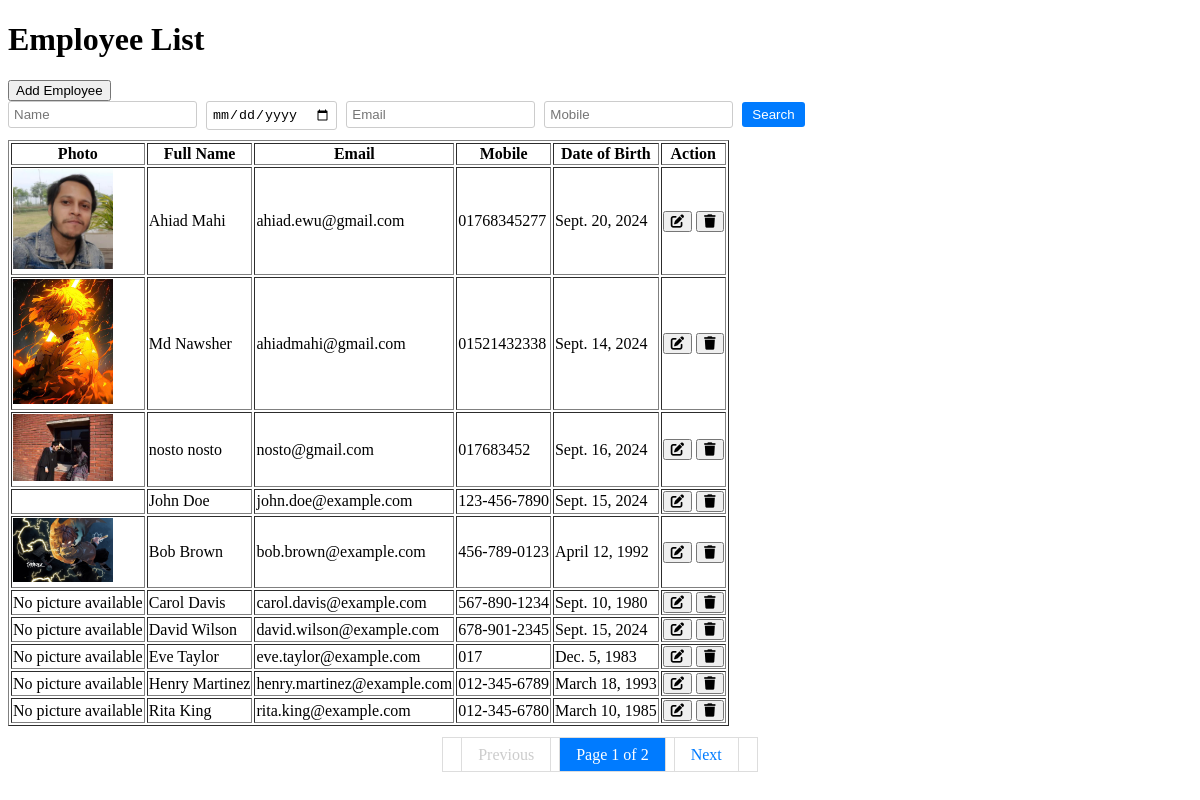
The app's page /read/?page=2&page=1&page=2&page=1&page=2&page=1 with its own data.
### Employee/models.py (models this page shows, shortened)
class Employee(models.Model):
    first_name = models.CharField(max_length=100)
    last_name = models.CharField(max_length=100)
    email = models.EmailField(unique=True)
    mobile = models.CharField(max_length=15)
    date_of_birth = models.DateField()
    profile_picture = models.ImageField(upload_to='pictures', blank=True, null=True)

### Employee/views.py (the view)
# urls.py: path("read/", read),
def read(request):
    obj_e = Employee.objects.all()
    search = request.GET
    if search:
        name = request.GET.get('name', '')
        date_of_birth = request.GET.get('date_of_birth', '')
        email = request.GET.get('email', '')
        mobile = request.GET.get('mobile', '')
        obj_e = search_employees(name, date_of_birth, email, mobile)
    paginator = Paginator(obj_e, 10)  # Show 10 employees per page
    page_number = request.GET.get('page', 1)
    page_obj = paginator.get_page(page_number)
    return render(request, 'display.html', context = {'emp': page_obj , 'search': request.GET})

### Employee/views.py (called while the page is built)
def search_employees(name='', date_of_birth='', email='', mobile=''):
    query = Q()
    if name:
        query &= Q(first_name__icontains=name) | Q(last_name__icontains=name)
    if date_of_birth:
        query &= Q(date_of_birth=date_of_birth)
    if email:
        query &= Q(email__icontains=email)
    if mobile:
        query &= Q(mobile__exact=mobile)
    employees = Employee.objects.filter(query)
    return employees

### Employee/templates/display.html (shortened to what this page needs)
<!DOCTYPE html>
<html lang="en">
<head>
    <link rel="stylesheet" href="https://cdnjs.cloudflare.com/ajax/libs/font-awesome/6.4.0/css/all.min.css">
</head>
<body>
    <h1>Employee List</h1>
    <button onclick="location.href='/add_employee/'">Add Employee</button>
    <form class="search-container" action="/read/" method="GET">
        <input type="text" name="name" placeholder="Name" value="{{ request.GET.name }}">
        <input type="date" name="date_of_birth" value="{{ request.GET.date_of_birth }}">
        <input type="text" name="email" placeholder="Email" value="{{ request.GET.email }}">
        <input type="text" name="mobile" placeholder="Mobile" value="{{ request.GET.mobile }}">
        <button type="submit">Search</button>
    </form>
    <table border="1">
        <thead>
            <tr>
                <th>Photo</th>
                <th>Full Name</th>
                <th>Email</th>
                <th>Mobile</th>
                <th>Date of Birth</th>
                <th>Action</th>
            </tr>
        </thead>
        <tbody>
            {% for employee in emp %}
            <tr>
                <td>
                    {% if employee.profile_picture %}
                        <img src="{{ employee.profile_picture.url }}" alt="{{ employee.full_name }}" width="100">
                    {% else %}
                        No picture available
                    {% endif %}
                </td>
                <td>{{ employee.first_name }} {{ employee.last_name }}</td>
                <td>{{ employee.email }}</td>
                <td>{{ employee.mobile }}</td>
                <td>{{ employee.date_of_birth }}</td>
                <td>
                    <button onclick="window.location.href='{% url 'edit_employee' employee.id %}';">
                        <i class="fas fa-edit" aria-hidden="true"></i>
                    </button>
                    <button onclick="confirmDelete(event, {{ employee.id }})">
                        <i class="fas fa-trash" aria-hidden="true"></i>
                    </button>
                </td>
            </tr>
            {% empty %}
            <tr>
                <td colspan="6">No employees found</td>
            </tr>
            {% endfor %}
        </tbody>
    </table>
    <div class="pagination">
        <span class="step-links">
            {% if emp.has_previous %}
                <a href="?{% if request.GET.urlencode %}{{ request.GET.urlencode }}&{% endif %}page={{ emp.previous_page_number }}">Previous</a>
            {% else %}
                <span class="disabled">Previous</span>
            {% endif %}
            <span class="current">Page {{ emp.number }} of {{ emp.paginator.num_pages }}</span>
            {% if emp.has_next %}
                <a href="?{% if request.GET.urlencode %}{{ request.GET.urlencode }}&{% endif %}page={{ emp.next_page_number }}">Next</a>
            {% else %}
                <span class="disabled">Next</span>
            {% endif %}
        </span>
    </div>
</body>
</html>

### Employee/templates/display.html (style rules this page uses)
.search-container { margin-bottom: 10px; }
.search-container input { padding: 5px; margin-right: 5px; border: 1px solid #ccc; border-radius: 3px; }
.search-container button { padding: 5px 10px; background-color: #007BFF; color: white; border: none; border-radius: 3px; cursor: pointer; }
.pagination { margin-top: 20px; text-align: center; }
.pagination a, .pagination span { padding: 8px 16px; border: 1px solid #ddd; margin: 0 2px; text-decoration: none; color: #007BFF; }
.pagination .current { background-color: #007BFF; color: white; }
.pagination .disabled { color: #ccc; pointer-events: none; }

### records on screen
Employee: profile_picture (picture), first_name "Ahiad", last_name "Mahi", email "ahiad.ewu@gmail.com", mobile "01768345277", date_of_birth "Sept. 20, 2024"
Employee: profile_picture (picture), first_name "Md", last_name "Nawsher", email "ahiadmahi@gmail.com", mobile "01521432338", date_of_birth "Sept. 14, 2024"
Employee: profile_picture (picture), first_name "nosto", last_name "nosto", email "nosto@gmail.com", mobile "017683452", date_of_birth "Sept. 16, 2024"
Employee: first_name "John", last_name "Doe", email "john.doe@example.com", mobile "123-456-7890", date_of_birth "Sept. 15, 2024"
Employee: profile_picture (picture), first_name "Bob", last_name "Brown", email "bob.brown@example.com", mobile "456-789-0123", date_of_birth "April 12, 1992"
Employee: profile_picture "No picture available", first_name "Carol", last_name "Davis", email "carol.davis@example.com", mobile "567-890-1234", date_of_birth "Sept. 10, 1980"
Employee: profile_picture "No picture available", first_name "David", last_name "Wilson", email "david.wilson@example.com", mobile "678-901-2345", date_of_birth "Sept. 15, 2024"
Employee: profile_picture "No picture available", first_name "Eve", last_name "Taylor", email "eve.taylor@example.com", mobile "017", date_of_birth "Dec. 5, 1983"
Employee: profile_picture "No picture available", first_name "Henry", last_name "Martinez", email "henry.martinez@example.com", mobile "012-345-6789", date_of_birth "March 18, 1993"
Employee: profile_picture "No picture available", first_name "Rita", last_name "King", email "rita.king@example.com", mobile "012-345-6780", date_of_birth "March 10, 1985"

### other values on screen
{{ emp.number }} "1"
{{ emp.paginator.num_pages }} "2"
